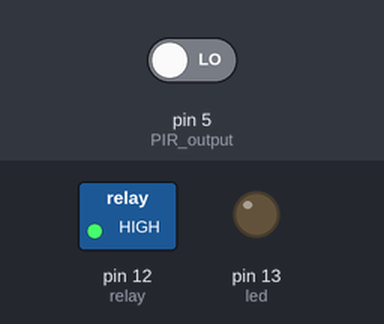
This sketch was run on a simulated Arduino Uno, built with avr-gcc and run on an emulated ATmega328P. On the bench: switched loads named in the sketch (green lamp = pin HIGH), output pins drawn as LEDs (lit = HIGH). The test bench sets the inputs (shaded band); at power-on: pin 5 (PIR_output) LOW. What the sketch prints to the serial monitor is not drawn.

Above: at 1.2 s.
1.3 s: pin 5 (PIR_output) driven HIGH
At 2.5 s:
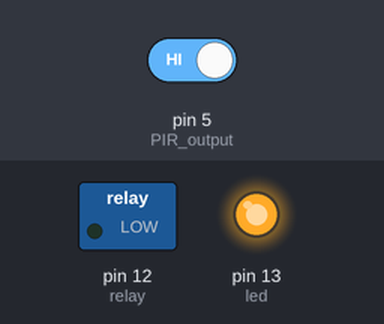
Timing chart, 0 to 4.3 s (numbered marks = the images above; inputs shaded):
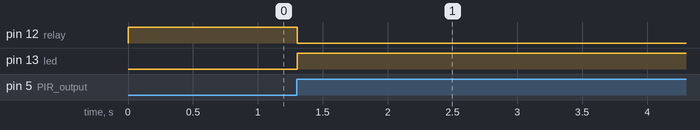

Measured:
- after the input at 1.3 s, pin 12 (relay): HIGH → LOW at once; pin 13 (led): LOW → HIGH at once

The sketch:

pir_code.ino
```cpp
int PIR_output=5;
int po = 11;
int led=13;
int relay =12;
void setup() {
pinMode(PIR_output, INPUT);
pinMode(led, OUTPUT);
pinMode(relay , OUTPUT);
Serial.begin(9600);
 digitalWrite(11, HIGH);
 }
void loop() {

if(digitalRead(5) == HIGH)
{
 digitalWrite(13, HIGH);
   digitalWrite(12, LOW);
 delay(10000);
 Serial.println("motion detected");

}
else {
 digitalWrite(13, LOW);
 digitalWrite(12, HIGH);
 Serial.println("scanning");
}
}
```
